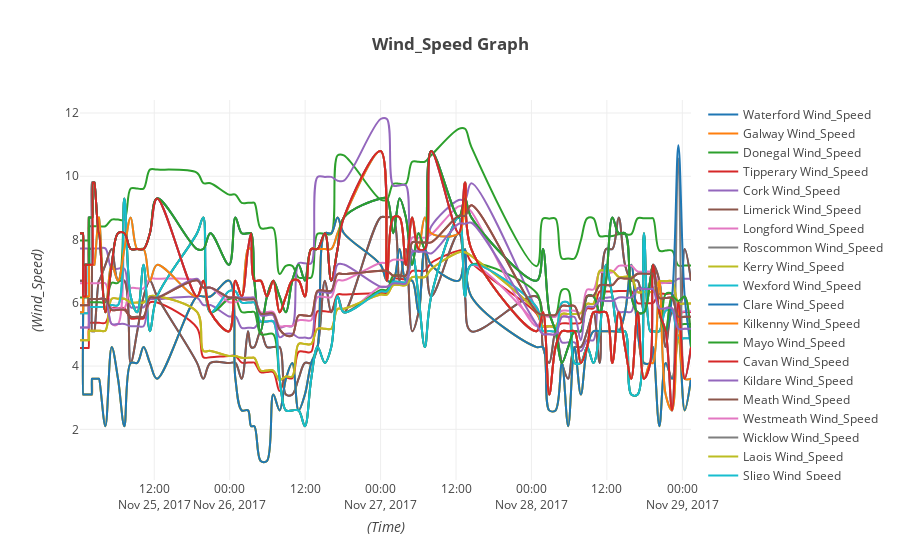

Write notebook code for a chart like this one.
### Code cell
##########################################################################################################################
graph_types = ['Temprature','Pressure','Humidity','Wind_Speed']   
signal1 = widgets.Select(options=graph_types, value='Temprature' , description='Graph Types', disabled=True)
widgets.interactive(graph_data, graph_name=signal1)
#graph_data()

### Figure 1 — Plotly figure (JSON) as saved in the notebook; plotly's stock layout.template omitted (floating-point values rounded to 4 significant figures; data arrays with more than 128 entries replaced by an {"elided": "..."} marker saying what was removed)
{"data": [{"line": {"shape": "spline"}, "mode": "lines", "name": "Waterford Wind_Speed", "type": "scatter", "x": {"elided": "184 str values"}, "y": {"elided": "184 float values"}}, {"line": {"shape": "spline"}, "mode": "lines", "name": "Galway Wind_Speed", "type": "scatter", "x": {"elided": "184 str values"}, "y": {"elided": "184 float values"}}, {"line": {"shape": "spline"}, "mode": "lines", "name": "Donegal Wind_Speed", "type": "scatter", "x": {"elided": "184 str values"}, "y": {"elided": "184 float values"}}, {"line": {"shape": "spline"}, "mode": "lines", "name": "Tipperary Wind_Speed", "type": "scatter", "x": {"elided": "184 str values"}, "y": {"elided": "184 float values"}}, {"line": {"shape": "spline"}, "mode": "lines", "name": "Cork Wind_Speed", "type": "scatter", "x": {"elided": "184 str values"}, "y": {"elided": "184 float values"}}, {"line": {"shape": "spline"}, "mode": "lines", "name": "Limerick Wind_Speed", "type": "scatter", "x": {"elided": "184 str values"}, "y": {"elided": "184 float values"}}, {"line": {"shape": "spline"}, "mode": "lines", "name": "Longford Wind_Speed", "type": "scatter", "x": {"elided": "184 str values"}, "y": {"elided": "184 float values"}}, {"line": {"shape": "spline"}, "mode": "lines", "name": "Roscommon Wind_Speed", "type": "scatter", "x": {"elided": "184 str values"}, "y": {"elided": "184 float values"}}, {"line": {"shape": "spline"}, "mode": "lines", "name": "Kerry Wind_Speed", "type": "scatter", "x": {"elided": "184 str values"}, "y": {"elided": "184 float values"}}, {"line": {"shape": "spline"}, "mode": "lines", "name": "Wexford Wind_Speed", "type": "scatter", "x": {"elided": "184 str values"}, "y": {"elided": "184 float values"}}, {"line": {"shape": "spline"}, "mode": "lines", "name": "Clare Wind_Speed", "type": "scatter", "x": {"elided": "184 str values"}, "y": {"elided": "184 float values"}}, {"line": {"shape": "spline"}, "mode": "lines", "name": "Kilkenny Wind_Speed", "type": "scatter", "x": {"elided": "184 str values"}, "y": {"elided": "184 float values"}}, {"line": {"shape": "spline"}, "mode": "lines", "name": "Mayo Wind_Speed", "type": "scatter", "x": {"elided": "184 str values"}, "y": {"elided": "184 float values"}}, {"line": {"shape": "spline"}, "mode": "lines", "name": "Cavan Wind_Speed", "type": "scatter", "x": {"elided": "184 str values"}, "y": {"elided": "184 float values"}}, {"line": {"shape": "spline"}, "mode": "lines", "name": "Kildare Wind_Speed", "type": "scatter", "x": {"elided": "184 str values"}, "y": {"elided": "184 float values"}}, {"line": {"shape": "spline"}, "mode": "lines", "name": "Meath Wind_Speed", "type": "scatter", "x": {"elided": "184 str values"}, "y": {"elided": "184 float values"}}, {"line": {"shape": "spline"}, "mode": "lines", "name": "Westmeath Wind_Speed", "type": "scatter", "x": {"elided": "184 str values"}, "y": {"elided": "184 float values"}}, {"line": {"shape": "spline"}, "mode": "lines", "name": "Wicklow Wind_Speed", "type": "scatter", "x": {"elided": "184 str values"}, "y": {"elided": "184 float values"}}, {"line": {"shape": "spline"}, "mode": "lines", "name": "Laois Wind_Speed", "type": "scatter", "x": {"elided": "184 str values"}, "y": {"elided": "184 float values"}}, {"line": {"shape": "spline"}, "mode": "lines", "name": "Sligo Wind_Speed", "type": "scatter", "x": {"elided": "184 str values"}, "y": {"elided": "184 float values"}}, {"line": {"shape": "spline"}, "mode": "lines", "name": "Dublin Wind_Speed", "type": "scatter", "x": {"elided": "184 str values"}, "y": {"elided": "184 float values"}}, {"line": {"shape": "spline"}, "mode": "lines", "name": "Offaly Wind_Speed", "type": "scatter", "x": {"elided": "184 str values"}, "y": {"elided": "184 float values"}}, {"line": {"shape": "spline"}, "mode": "lines", "name": "Louth Wind_Speed", "type": "scatter", "x": {"elided": "184 str values"}, "y": {"elided": "184 float values"}}, {"line": {"shape": "spline"}, "mode": "lines", "name": "Carlow Wind_Speed", "type": "scatter", "x": {"elided": "184 str values"}, "y": {"elided": "184 float values"}}, {"line": {"shape": "spline"}, "mode": "lines", "name": "Leitrim Wind_Speed", "type": "scatter", "x": {"elided": "184 str values"}, "y": {"elided": "184 float values"}}, {"line": {"shape": "spline"}, "mode": "lines", "name": "Monaghan Wind_Speed", "type": "scatter", "x": {"elided": "184 str values"}, "y": {"elided": "184 float values"}}], "layout": {"title": "<b> Wind_Speed Graph </b>", "xaxis": {"title": "<i>(Time)</i>"}, "yaxis": {"title": "<i>(Wind_Speed)</i>"}}}
